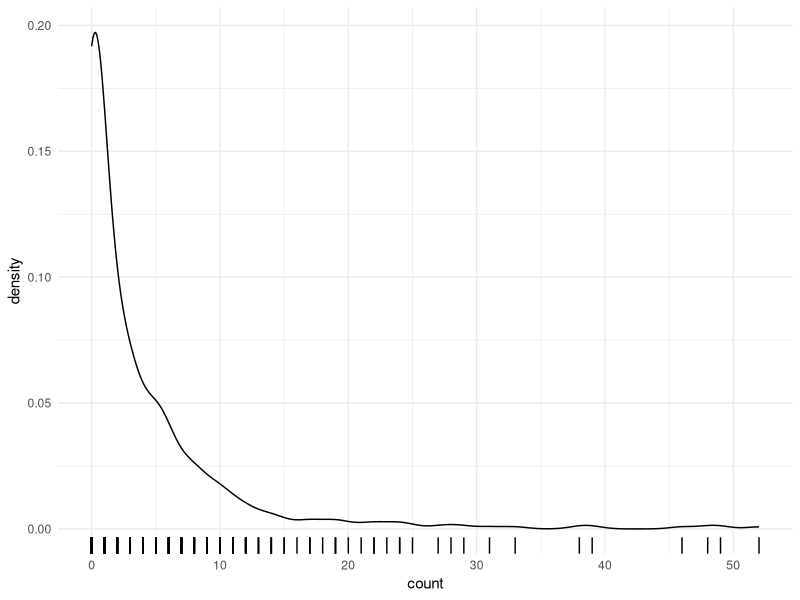
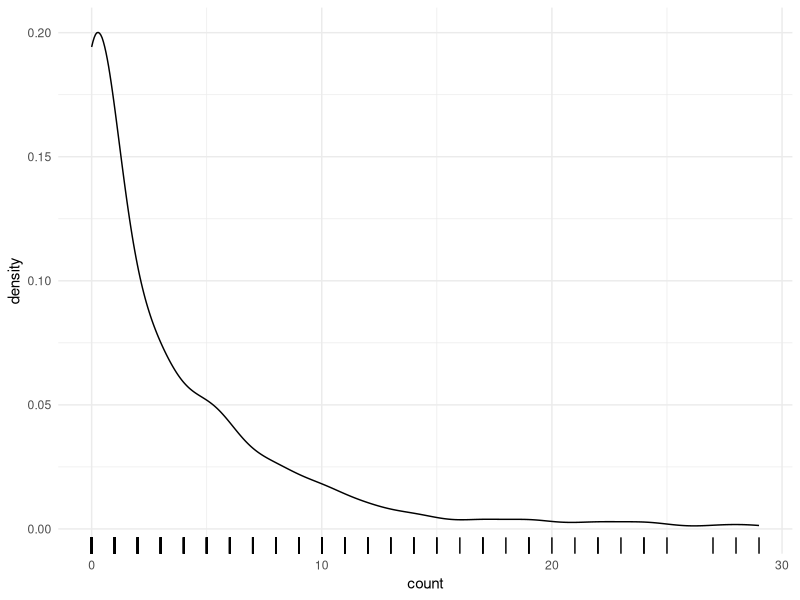

The R script that drew these images, in order: (Note: this script raises an error after producing the figures.)
## ---- chunk 1
knitr::opts_chunk$set(echo = TRUE)
knitr::opts_knit$set(root.dir = normalizePath("../"))
library(tidyverse)
theme_set(theme_minimal())
library(fitdistrplus)
## ---- chunk 2
gestures <- read_csv("./data/gestures.csv")

gestures_tot <- gestures %>%
  group_by(dyad, background, months, gesture) %>%
  summarise(
    count = sum(count),
    ct = sum(ct)
  ) %>%
  ungroup()
## ---- chunk 3
gestures %>% group_by(background) %>% summarise(n = n_distinct(dyad))
## ---- chunk 4
gestures_tot %>%
  ggplot(aes(count)) +
  geom_density() +
  geom_rug() +
  geom_vline(xintercept = median(gestures_tot$count), linetype = "dashed", colour = "orange") +
  geom_vline(xintercept = mean(gestures_tot$count), linetype = "dotted", colour = "blue")
## ---- chunk 5
gestures_tot %>%
  filter(count < 31) %>%
  ggplot(aes(count)) +
  geom_density() +
  geom_rug() +
  geom_vline(xintercept = median(gestures_tot$count), linetype = "dashed", colour = "orange") +
  geom_vline(xintercept = mean(gestures_tot$count), linetype = "dotted", colour = "blue")
## ---- chunk 6
descdist(gestures_tot$count, discrete = TRUE)
## ---- chunk 7
plot(fitdist(gestures_tot$count, "pois"))
## ---- chunk 8
plot(fitdist(gestures_tot$count, "nbinom"))
## ---- chunk 9
gestures_tot %>%
  ggplot(aes(count, fill = as.factor(months))) +
  geom_density(alpha = 0.5) +
  facet_grid(~ gesture)
